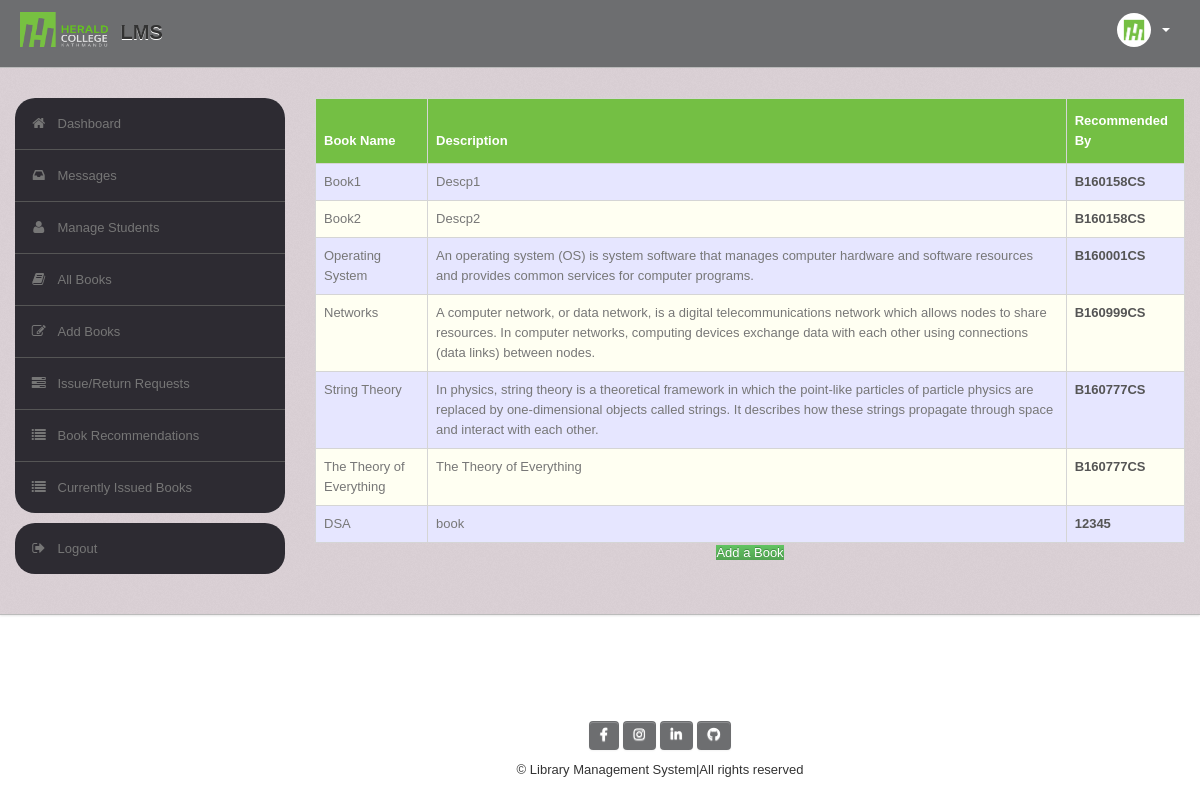
/admin/recommendations.php (signed in), run on the app's committed database.
### tables this page shows
CREATE TABLE `recommendations` (
  `R_ID` int(10) NOT NULL,
  `Book_Name` varchar(50) DEFAULT NULL,
  `Description` varchar(255) DEFAULT NULL,
  `UserId` varchar(50) DEFAULT NULL
);

### admin/recommendations.php (the view, shortened to what this page needs)
<?php
require('dbconn.php');
?>
<?php
if ($_SESSION['UserId']) {
?>
    <!DOCTYPE html>
    <html lang="en">
    <head>
        <link type="text/css" href="bootstrap/css/bootstrap.min.css" rel="stylesheet">
        <link type="text/css" href="bootstrap/css/bootstrap-responsive.min.css" rel="stylesheet">
        <link type="text/css" href="css/theme.css" rel="stylesheet">
        <link type="text/css" href="images/icons/css/font-awesome.css" rel="stylesheet">
    </head>
    <body>
        <div class="navbar navbar-fixed-top">
            <div class="navbar-inner">
                <div class="container">
                        <a class="brand" href="home.php"><img src="images/nn.png" class="logo" /> LMS </a>
                    <div class="nav-collapse collapse navbar-inverse-collapse">
                        <ul class="nav pull-right">
                            <li class="nav-user dropdown"><a href="#" class="dropdown-toggle" data-toggle="dropdown">
                                    <img src="images/user.png" class="nav-avatar" />
                                    <b class="caret"></b></a>
                            </li>
                        </ul>
                    </div>
                </div>
            </div>
        </div>
        <div class="wrapper">
            <div class="container">
                <div class="row">
                    <div class="span3">
                        <div class="sidebar">
                            <ul class="widget widget-menu unstyled">
                                <li class="active"><a href="home.php"><i class="menu-icon icon-home"></i>Dashboard
                                    </a></li>
                                <li><a href="message.php"><i class="menu-icon icon-inbox"></i>Messages</a>
                                </li>
                                <li><a href="student.php"><i class="menu-icon icon-user"></i>Manage Students </a>
                                </li>
                                <li><a href="book.php"><i class="menu-icon icon-book"></i>All Books </a></li>
                                <li><a href="addbook.php"><i class="menu-icon icon-edit"></i>Add Books </a></li>
                                <li><a href="requests.php"><i class="menu-icon icon-tasks"></i>Issue/Return Requests </a></li>
                                <li><a href="recommendations.php"><i class="menu-icon icon-list"></i>Book Recommendations </a></li>
                                <li><a href="current.php"><i class="menu-icon icon-list"></i>Currently Issued Books </a></li>
                            </ul>
                            <ul class="widget widget-menu unstyled">
                                <li><a href="logout.php"><i class="menu-icon icon-signout"></i>Logout </a></li>
                            </ul>
                        </div>
                    </div>
                    <div class="span9">
                        <table class="table" id="tables">
                            <thead>
                                <tr>
                                    <th>Book Name</th>
                                    <th>Description</th>
                                    <th>Recommended By</th>
                                </tr>
                            </thead>
                            <tbody>
                                <?php
                                $sql = "select * from LMS.recommendations";
                                $result = $conn->query($sql);
                                while ($row = $result->fetch_assoc()) {
                                    $bookname = $row['Book_Name'];
                                    $description = $row['Description'];
                                    $rollno = $row['UserId'];
                                ?>
                                    <tr>
                                        <td><?php echo $bookname ?></td>
                                        <td><?php echo $description ?></td>
                                        <td><b><?php echo strtoupper($rollno) ?></b></td>
                                    </tr>
                                <?php } ?>
                            </tbody>
                        </table>
                        <center>
                            <a href="addbook.php" class="btnp btn-success">Add a Book</a>
                        </center>
                    </div>
                </div>
            </div>
        </div>
        <?php include('footer.php') ?>
    </body>
    </html>
<?php } else {
    echo "<script type='text/javascript'>alert('Access Denied!!!')</script>";
} ?>

### admin/css/theme.css (style rules this page uses)
#tables { font-family: "Trebuchet MS", Arial, Helvetica, sans-serif; border-collapse: collapse; width: 100%; }
#tables td, #tables th { border: 1px solid #ddd; padding: 8px; }
#tables tr:nth-child(even) { background-color: #fffff2; }
#tables tr:nth-child(odd) { background-color: #e6e6ff; }
#tables th { padding-top: 12px; padding-bottom: 12px; text-align: left; background-color: #74bf44; color: white; }
body { font-size: 13px; font-family: 'Open Sans', Arial, sans-serif; background: #fff; color: #777 }
strong, b { color: #555 }
.wrapper { background: url(../images/bg.png) #cec1c8; border-bottom: 1px solid #bbb; -webkit-box-shadow: 0 1px 2px rgba(0,0,0,0.1); -moz-box-shadow: 0 1px 2px rgba(0,0,0,0.1); box-shadow: 0 1px 2px rgba(0,0,0,0.1); padding: 30px 0 }
body [class^="icon-"], body [class*=" icon-"] { font-size: 14px; line-height: 20px; height: 20px }
body { font-family: Arial, sans-serif; }
.navbar { position: static!important; margin: 0!important }
.navbar .navbar-inner { background: #6d6e70; border-bottom: 1px solid #bbb; -webkit-box-shadow: 0 1px 2px rgba(0,0,0,0.15); -moz-box-shadow: 0 1px 2px rgba(0,0,0,0.15); box-shadow: 0 1px 2px rgba(0,0,0,0.15) }
.navbar .brand { color: #333; font-weight: bold; font-size: 20px; margin-right: 20px; padding: 20px }
.logo { width: 90px; height: 35px; margin: -8px 5px 0 ; }
.navbar .nav>li>a { padding: 20px 15px; font-weight: bold; color: #777 }
.nav-user>a { height: 20px }
.nav-avatar { width: 34px; height: 34px; margin: -7px 5px 0 0; -webkit-border-radius: 50%; -moz-border-radius: 50%; border-radius: 50% }
.btn-success { color: #fff; background-color: #74bf44; border-color: #74bf44 }
.table { margin-bottom: 0 }
.table th, .table td { border-color: #d5d5d5!important }
.widget-menu { background: #fff; -webkit-border-radius: 3px; -moz-border-radius: 3px; border-radius: 20px; overflow: hidden }
.widget-menu a { color: #555; display: block; line-height: 20px; padding: 15px; text-decoration: none!important }
.widget-menu .menu-icon { margin-right: 10px; color: #767676; -webkit-transition: all .2s ease-in-out; -moz-transition: all .2s ease-in-out; transition: all .2s ease-in-out; }
.widget-menu>li+li { border-top: 1px solid #555 }
.widget-menu>li>a { background-color: #2d2b32; color: #767676; -webkit-transition: all .2s ease-in-out; -moz-transition: all .2s ease-in-out; transition: all .2s ease-in-out; }

### data on the page
recommendations: Book_Name "Book1", Description "Descp1", UserId "B160158CS"
recommendations: Book_Name "Book2", Description "Descp2", UserId "B160158CS"
recommendations: Book_Name "Operating System", Description "An operating system (OS) is system software that manages computer hardware and software resources and provides common services for computer programs.", UserId "B160001CS"
recommendations: Book_Name "Networks", Description "A computer network, or data network, is a digital telecommunications network which allows nodes to share resources. In computer networks, computing devices exchange data with each other using connections (data links) between nodes.", UserId "B160999CS"
recommendations: Book_Name "String Theory", Description "In physics, string theory is a theoretical framework in which the point-like particles of particle physics are replaced by one-dimensional objects called strings. It describes how these strings propagate through space and interact with each other.", UserId "B160777CS"
recommendations: Book_Name "The Theory of Everything", Description "The Theory of Everything", UserId "B160777CS"
recommendations: Book_Name "DSA", Description "book", UserId "12345"
